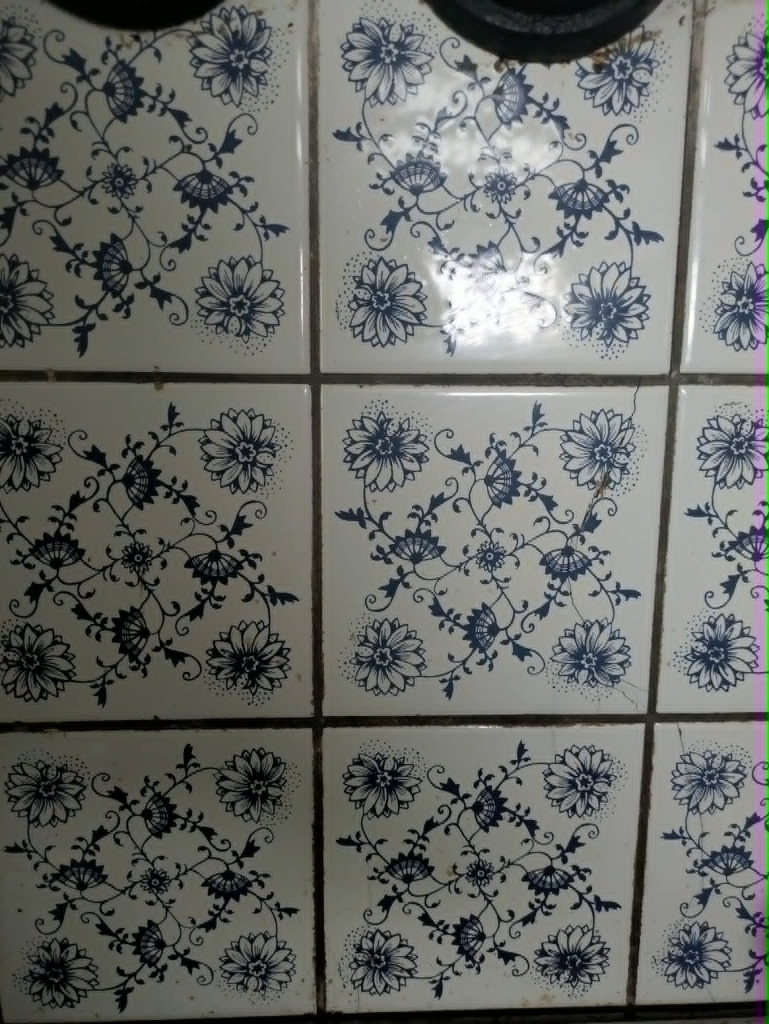
#> input picture data/wall.jpg, 1538 x 2048 px, found by its file name (shown at 1/2 size)
$ python wall.py
#> lines starting #> are read from the running program, lines starting #| are printed output that depends on the picture; after the words box and inside, x2 and y2 are one past the last pixel; in counts of white or black regions, pixels touching at a corner belong together
"""The wall: nine tiles of the same pattern, and what differs between them.

data/wall.jpg sat unused. It answers a question the page asserts and never
measured -- whether this pattern was printed or painted. A print from an
engraved plate is identical on every tile; a brush is not. So find the lattice,
cut the tiles out, and correlate them against each other, with the same
controls src/symmetry.py used.

Order matters. The lattice is found first, from the autocorrelation of the
photograph, before any tile is cut -- so the cutting cannot invent agreement
that is not there.
"""
import numpy as np
from PIL import Image

import sys, os
sys.path.insert(0, os.path.dirname(__file__))

WALL = "data/wall.jpg"


def load(path=WALL, long_side=1200):
    im = Image.open(path).convert("L")
    s = long_side / max(im.size)
    im = im.resize((int(im.width * s), int(im.height * s)), Image.LANCZOS)
    return np.asarray(im, float), s


def flatten(A, sigma=40.0):
    """Kill the lighting gradient and the specular highlight, keep the ink."""
    F = np.fft.fft2(A)
    ky = np.fft.fftfreq(A.shape[0])[:, None] * A.shape[0]
    kx = np.fft.fftfreq(A.shape[1])[None, :] * A.shape[1]
    R = np.hypot(ky / A.shape[0], kx / A.shape[1]) * max(A.shape)
    hi = np.real(np.fft.ifft2(F * (1 - np.exp(-(R / (max(A.shape) / sigma)) ** 2))))
    return hi / (hi.std() + 1e-9)


def autocorr(Z):
    F = np.fft.fft2(Z)
    a = np.real(np.fft.ifft2(F * np.conj(F)))
    return np.fft.fftshift(a / a.max())


def lattice(Z, lo=90, hi=400):
    """The two shortest non-trivial autocorrelation peaks."""
    a = autocorr(Z)
    cy, cx = np.array(a.shape) // 2
    yy, xx = np.mgrid[0:a.shape[0], 0:a.shape[1]]
    r = np.hypot(yy - cy, xx - cx)
    m = (r > lo) & (r < hi)
    cand = []
    b = np.where(m, a, -np.inf)
    for _ in range(12):
        i = np.unravel_index(np.argmax(b), b.shape)
        cand.append((float(b[i]), int(i[0] - cy), int(i[1] - cx)))
        b[max(0, i[0] - 25):i[0] + 25, max(0, i[1] - 25):i[1] + 25] = -np.inf
    cand = [c for c in cand if c[1] >= 0]                  # one of each antipodal pair
    cand.sort(key=lambda c: -c[0])
    return cand, a


def report():
    A, s = load()
#> in load, `im = im.resize((int(im.width * s), int(im.height * s)), Image.LANCZOS)`:
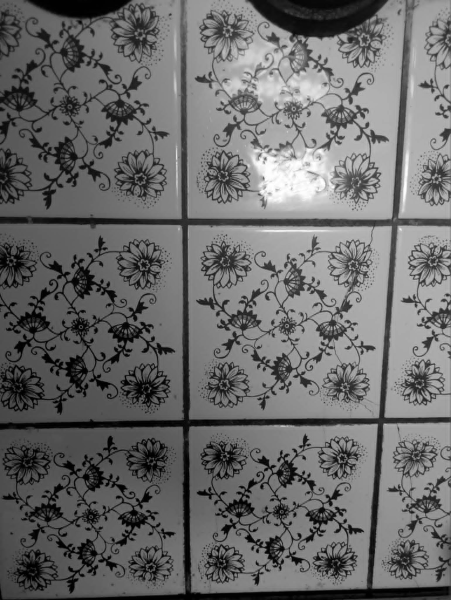
#> im: PIL image 901x1200 L (shown at 1/2 size); min 0, max 255, mean 106.4
#> s = 0.586
    Z = flatten(A)
#> in flatten, `hi = np.real(np.fft.ifft2(F * (1 - np.exp(-(R / (max(A.shape) / sigma)..`:
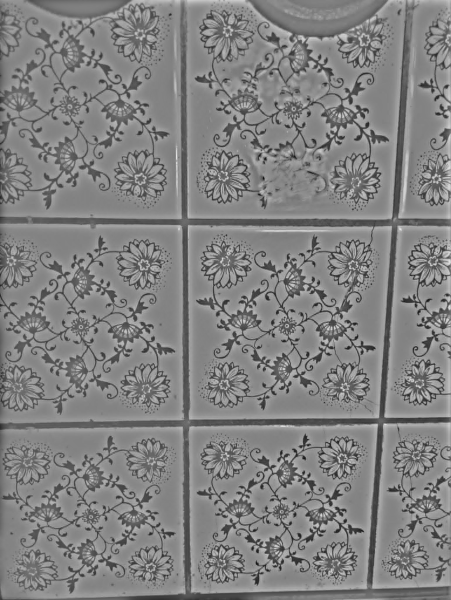
#> hi: shape (1200, 901) float64 (shown at 1/2 size); min -127.5, max 121.2, mean 0; drawn with min black and max white
    print("wall.jpg resampled to %dx%d  (scale %.3f)" % (A.shape[1], A.shape[0], s))
#| wall.jpg resampled to 901x1200  (scale 0.586)
    cand, a = lattice(Z)
#> in autocorr, `a = np.real(np.fft.ifft2(F * np.conj(F)))`:
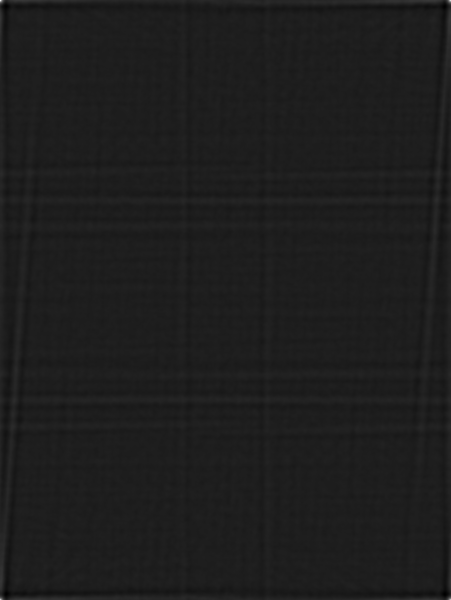
#> a: shape (1200, 901) float64 (shown at 1/2 size); min -143456.4, max 1081200, mean 0; drawn with min black and max white
#> in lattice, `b = np.where(m, a, -np.inf)`:
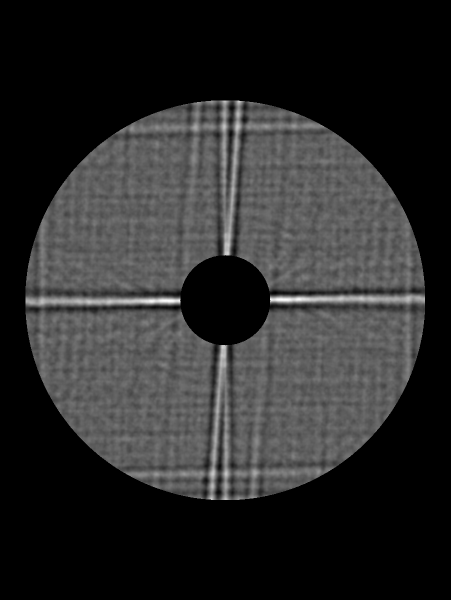
#> b: shape (1200, 901) float64 (shown at 1/2 size); 55.87% of the values are NaN or infinite; the others: min -0.053, max 0.0883, mean -6.68e-05; drawn with min black, max white, NaN and infinite black
#> in lattice, `b = np.where(m, a, -np.inf)`:
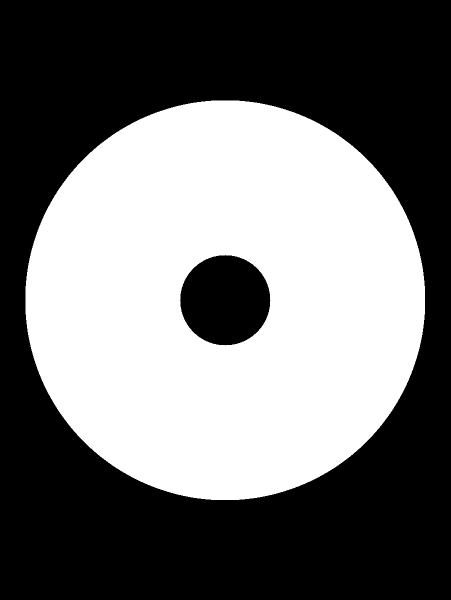
#> m: shape (1200, 901) bool (shown at 1/2 size); 44.1% white; 1 white region, box (x1, y1, x2, y2) and area: (51, 201, 850, 1000) 477160
#> the loop in lattice, `for _ in range(12):` made 12 passes
#> i on passes 1 to 12: (599, 563), (601, 337), (598, 597), (602, 303), (506, 455), (694, 445), (201, 478), (999, 422), (597, 681), (603, 219), (599, 625), (601, 275)
#> after the loop in lattice, `for _ in range(12):`:
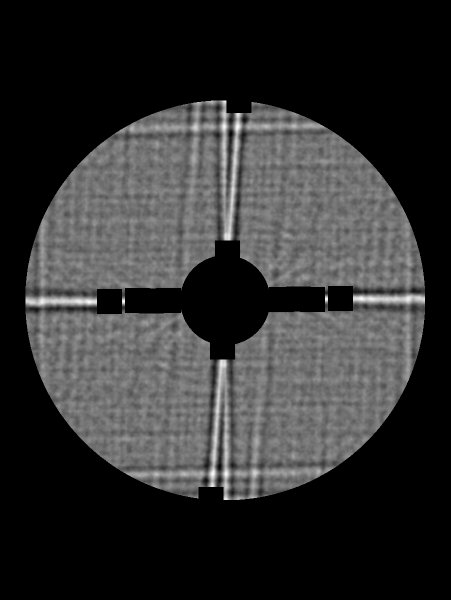
#> b: shape (1200, 901) float64 (shown at 1/2 size); 2.01% of pixels changed, all inside (x1, y1, x2, y2) = (194, 201, 706, 1000); drawn with min black, max white, NaN and infinite black
#> after the loop in lattice, `for _ in range(12):`: cand = [(0.0883, -1, 113), (0.0883, 1, -113), (0.0836, -2, 147), (0.0836, 2, -147), (0.0644, -94, 5), (0.0644, 94, -5), (0.0625, -399, 28), (0.0625, 399, -28), (0.0589, -3, 231), (0.0589, 3, -231), (0.0586, -1, 175), (0.0586, 1, -175)]
#> in lattice, `cand = [c for c in cand if c[1] >= 0]`: cand = [(0.0883, 1, -113), (0.0836, 2, -147), (0.0644, 94, -5), (0.0625, 399, -28), (0.0589, 3, -231), (0.0586, 1, -175)]
    print("\nautocorrelation peaks  (dy, dx in px, correlation)")
    for c, dy, dx in cand[:8]:
        print("   %+5d %+5d   %.3f   |v| = %.0f px" % (dy, dx, c, np.hypot(dy, dx)))
#> this loop made 6 passes
#|       +1  -113   0.088   |v| = 113 px
#|       +2  -147   0.084   |v| = 147 px
#|      +94    -5   0.064   |v| = 94 px
#|     +399   -28   0.062   |v| = 400 px
#|       +3  -231   0.059   |v| = 231 px
#|       +1  -175   0.059   |v| = 175 px
    return A, Z, cand


if __name__ == "__main__":
    report()

$ run again, with data/tile_single.jpg copied over data/wall.jpg
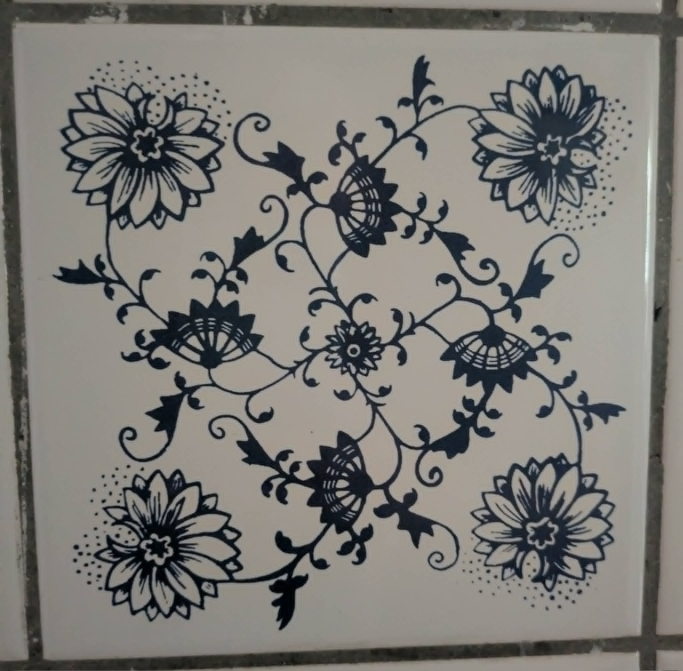
#> input picture data/tile_single.jpg, 2048 x 2012 px, found by its file name (shown at 1/3 size)
#> in report, `A, s = load()`: s = 0.586
#| wall.jpg resampled to 1200x1178  (scale 0.586)
#> in lattice, `b = np.where(m, a, -np.inf)`:
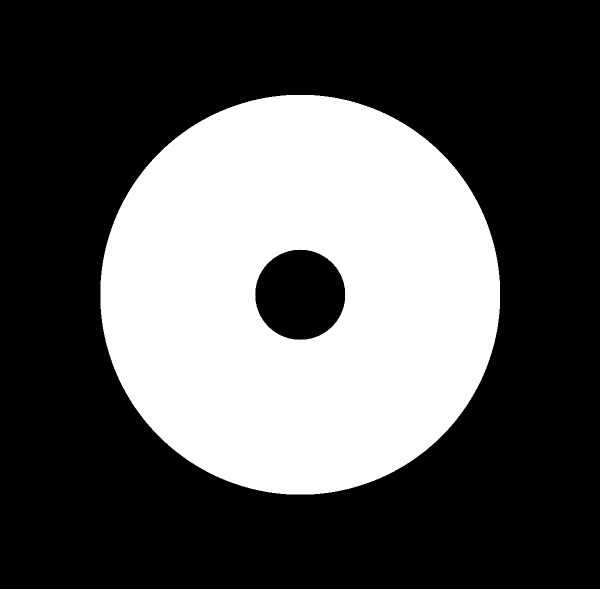
#> m: shape (1178, 1200) bool (shown at 1/2 size); 33.8% white; 1 white region, box (x1, y1, x2, y2) and area: (201, 190, 1000, 989) 477160
#> the loop in lattice, `for _ in range(12):` made 12 passes
#> i on passes 1 to 8: (592, 510), (586, 690), (499, 599), (679, 601), (711, 598), (467, 602), (585, 736), (593, 464)
#> after the loop in lattice, `for _ in range(12):`:
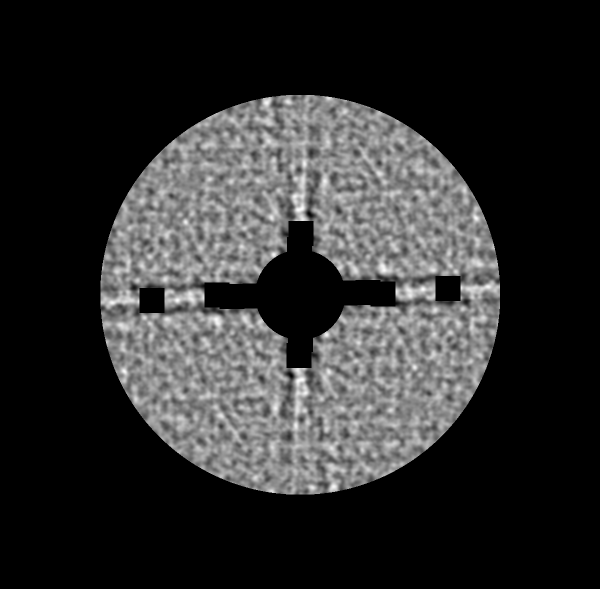
#> b: shape (1178, 1200) float64 (shown at 1/2 size); 67.75% of the values are NaN or infinite; the others: min -0.0323, max 0.026, mean -8.29e-05; drawn with min black, max white, NaN and infinite black
#> after the loop in lattice, `for _ in range(12):`: cand = [(0.039, 3, -90), (0.039, -3, 90), (0.0339, -90, -1), (0.0339, 90, 1), (0.0325, 122, -2), (0.0325, -122, 2), (0.0318, -4, 136), (0.0318, 4, -136), (0.0301, 1, -166), (0.0301, -1, 166), (0.0293, 12, -296), (0.0293, -12, 296)]
#> in lattice, `cand = [c for c in cand if c[1] >= 0]`: cand = [(0.039, 3, -90), (0.0339, 90, 1), (0.0325, 122, -2), (0.0318, 4, -136), (0.0301, 1, -166), (0.0293, 12, -296)]
#> the loop in report, `for c, dy, dx in cand[:8]:` made 6 passes
#> (printed output is left out)
